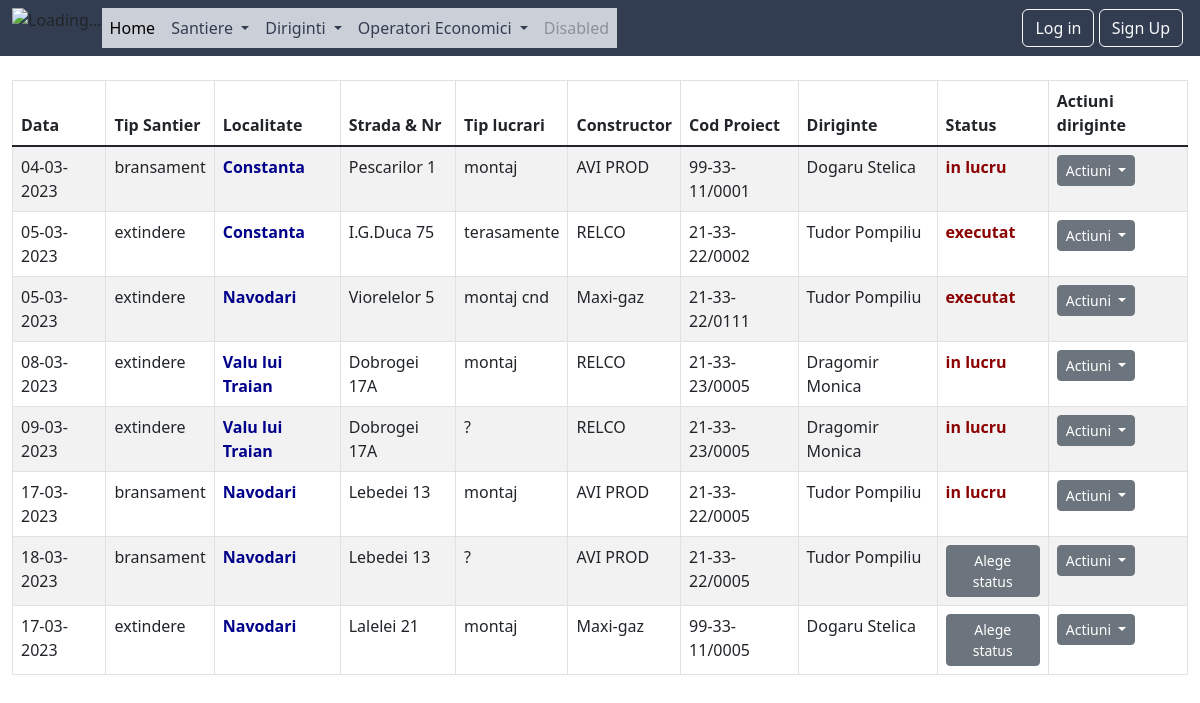
The page /lista-santiere-diriginte/ on the database as committed earlier.
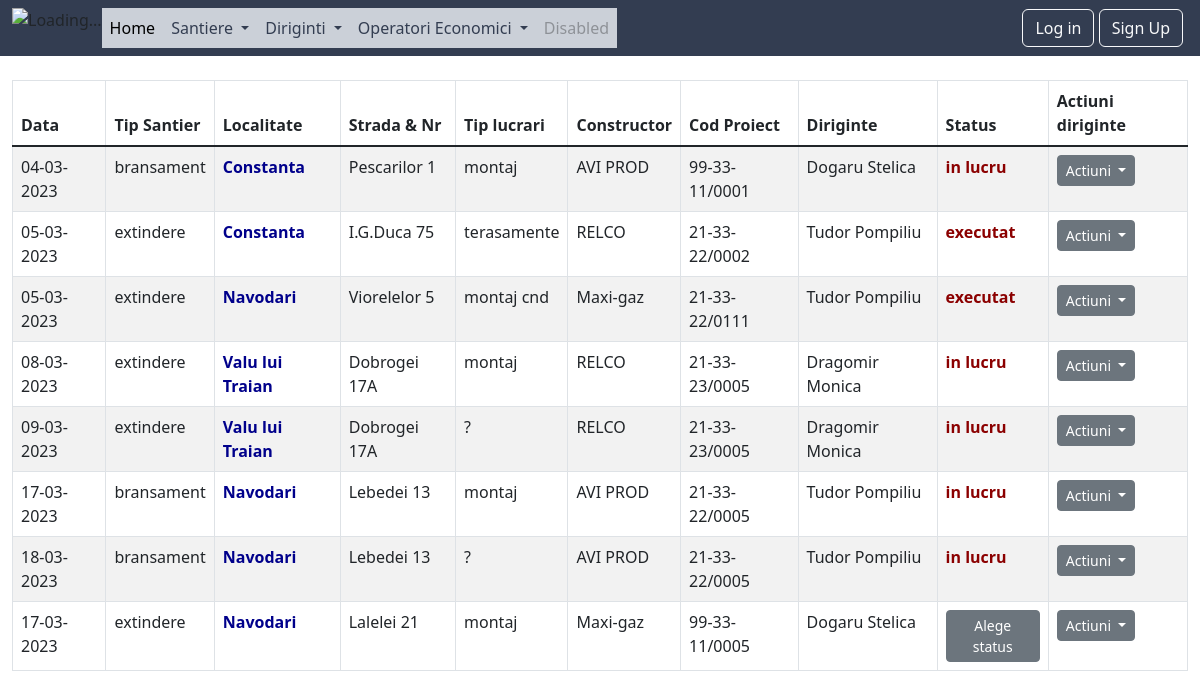
The same page on the database as committed later.
### santiere/models.py (models this page shows, shortened)
class Santier(models.Model):
    tipuri_santier = (
        ('bransament', 'Bransament'), ('extindere', 'Extindere'),
        ('deviere', 'Deviere'), ('sistematizare', 'Sistematizare'),
        ('reabilitare', 'Reabilitare'), ('redimensionare', 'Redimensionare')
    )
    statusuri = (('amanat', 'amanat'), ('in lucru', 'in lucru'), ('executat', 'executat'), ('sistat', 'sistat'))
    data = models.DateField()
    tip_santier = models.CharField(max_length=15, choices=tipuri_santier)
    localitate = models.CharField(max_length=25)
    strada = models.CharField(max_length=40)
    numar = models.CharField(max_length=10, null=True)
    tip_lucrari = models.CharField(max_length=25)
    constructor = models.CharField(max_length=40)
    SDA = models.CharField(max_length=13)
    diriginte = models.ForeignKey(Diriginte, on_delete=models.CASCADE, null=True)
    numar_aparitie =models.IntegerField(null=True)
    status = models.CharField(max_length=10, choices=statusuri, null=True)
    observatie = models.CharField(max_length=150, null=True)
    nota = models.IntegerField(null=True)
    poza1 = models.ImageField(upload_to='img/', null=True)
    poza2 = models.ImageField(upload_to='img/', null=True)
    poza3 = models.ImageField(upload_to='img/', null=True)
    solicitare =models.FileField(upload_to='file', null=True)
    document = models.FileField(upload_to='file/', null=True)

### diriginti/models.py (models this page shows)
class Diriginte(models.Model):
    AOL_options = (('AOL Brasov', "AOL Brasov"), ('AOL Bucuresti', "AOL Bucuresti"),
                   ('AOL Buzau', "AOL Buzau"), ('AOL Constanta', "AOL Constanta"),
                   ('AOL Craiova', "AOL Craiova"), ('AOL Galati', "AOL Galati"),
                   ('AOL Pitesti', "AOL Pitesti"), ('AOL Ploiesti', "AOL Ploiesti"))
    nume = models.CharField(max_length=50)
    prenume = models.CharField(max_length=50)
    AOL = models.CharField(max_length=15, choices=AOL_options)
    email = models.EmailField(max_length=80)
    marca = models.IntegerField()
    activ = models.BooleanField(default=True)
    created_at = models.DateTimeField(auto_now_add=True)
    updated_at = models.DateTimeField(auto_now=True)
    def __str__(self):
        return f'{self.nume} {self.prenume}'

### santiere/views.py (the view)
# urls.py: path('lista-santiere-diriginte/', views.SantiereListView_Diriginte.as_view(), name='ls_diriginte'),
class SantiereListView_Diriginte(ListView):
    template_name = 'santiere/lista_santiere_diriginte.html'
    model = Santier
    context_object_name = 'santiere_diriginte'

### templates/santiere/lista_santiere_diriginte.html (shortened to what this page needs)
{% extends 'base.html' %}
{% block content %}
    <div class="container-fluid">
        <div class="row">
            <div class="col-md-12">
            <br>
                <table class="table table-striped table-bordered" style="background-color: #F4F3EA">
                    <thead>
                        <tr>
                            <th>Data</th>
                            <th>Tip Santier</th>
                            <th>Localitate</th>
                            <th>Strada & Nr </th>
                            <th>Tip lucrari</th>
                            <th>Constructor</th>
                            <th>Cod Proiect</th>
                            <th>Diriginte</th>
                            <th>Status</th>
                            <th>Actiuni diriginte</th>
                        </tr>
                    </thead>
                    <tbody class="table-group-divider">
                    {% for santier in santiere_diriginte %}
                        {% if santier.diriginte %}
                        <tr>
                            <td>{{ santier.data|date:'d-m-Y' }}</td>
                            <td>{{ santier.tip_santier }}</td>
                            <td style="font-weight: bolder; color: darkblue">{{ santier.localitate }}</td>
                            <td>{{ santier.strada }} {{ santier.numar }}</td>
                            <td>{{ santier.tip_lucrari }}</td>
                            <td>{{ santier.constructor }}</td>
                            <td>{{ santier.SDA }}</td>
                            <td>{{ santier.diriginte }}</td>
                            <td>
                            {% if not santier.status %}
                                <div >
                                    <a class="btn btn-secondary btn-sm"
                                       href="{% url 'update1_santier_diriginte' santier.id %}" role="button"  aria-expanded="false">
                                     Alege status
                                    </a>
                                </div>
                            {% else %}
                                <a style="font-weight: bolder; color: darkred">
                                {{ santier.status }}
                                </a>
                            {% endif %}
                            </td>
                            <td>
                                <div class="dropdown">
                                    <a class="btn btn-secondary btn-sm dropdown-toggle" href="#" role="button" data-bs-toggle="dropdown" aria-expanded="false">
                                     Actiuni
                                    </a>
                                </div>
                            </td>
                        </tr>
                        {% endif %}
                    {% endfor %}
                    </tbody>
                </table>
            </div>
        </div>
    </div>
{% endblock %}

Rows that differ between the two databases and show on the page:
changed Santier (number 7 of 8 on the later page): status (not shown) → "in lucru"; no longer shows "Alege status"
